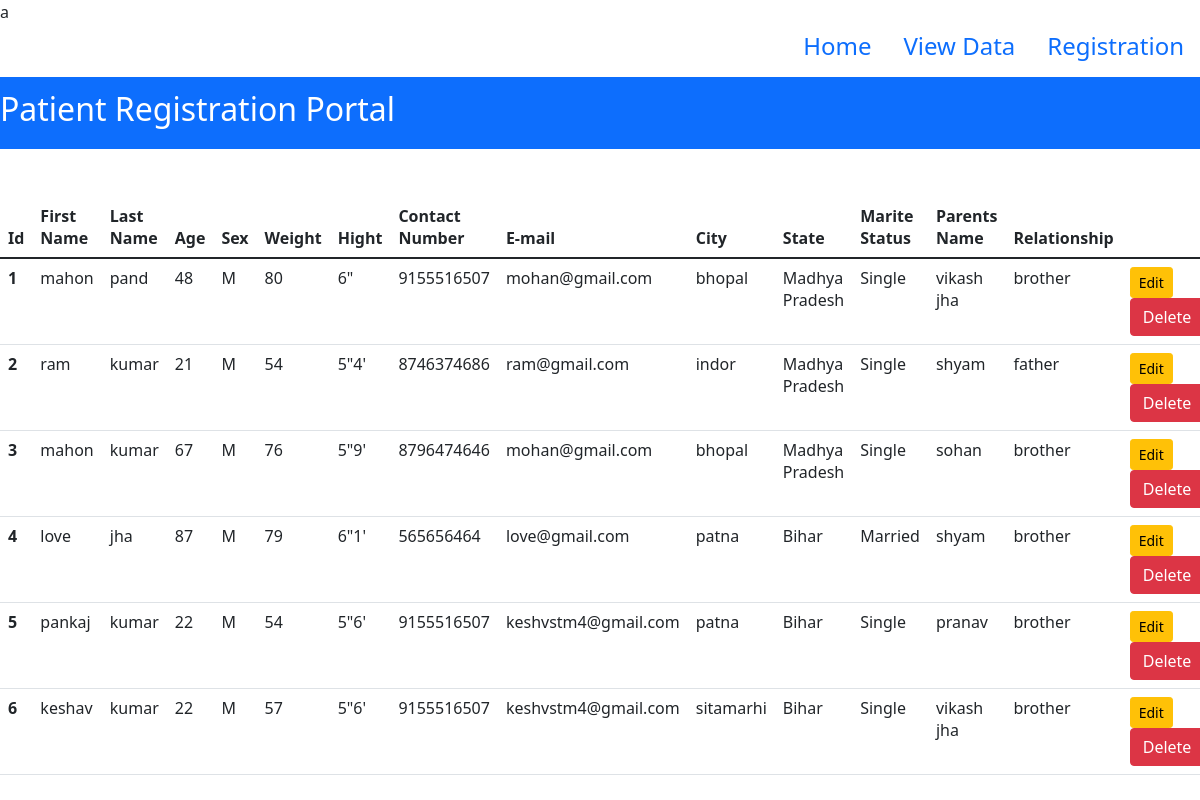
Page /showdata/ on the committed database.
### crud/models.py (models this page shows)
class PatientEnrollmentForm(models.Model):
    first_name = models.CharField(max_length=50)
    last_name = models.CharField(max_length=50)
    age=models.IntegerField()
    sex=models.CharField(max_length=5,choices=sex)
    weight=CharField(max_length=10)
    hight=CharField(max_length=15)
    contactNumber=models.CharField(max_length=12)
    email=models.EmailField()
    city=CharField(max_length=20)
    state=CharField(max_length=20,choices=state)
    maritalStatus=CharField(max_length=10,choices=maritalstatus)
    parentsName=CharField(max_length=30)
    relationship=CharField(max_length=30)

### crud/views.py (the view)
# urls.py: path('showdata/', views.showdata,name='showdata'),
def showdata(request):
    data = PatientEnrollmentForm.objects.all()
    return render(request,'crud/appointmentData.html',{'data':data})

### crud/templates/crud/appointmentData.html (shortened to what this page needs)
a{% extends 'crud/base.html' %}
{% block contant %}
<br><br>
<table class="table table-hover">
    <thead>
      <tr>
        <th scope="col">Id</th>
        <th scope="col">First Name</th>
        <th scope="col">Last Name </th>
        <th scope="col">Age</th>
        <th scope="col">Sex</th>
        <th scope="col">Weight</th>
        <th scope="col">Hight</th>
        <th scope="col">Contact Number</th>
        <th scope="col">E-mail</th>
        <th scope="col">City</th>
        <th scope="col">State</th>
        <th scope="col">Marite Status</th>
        <th scope="col">Parents Name</th>
        <th scope="col">Relationship</th>
      </tr>
    </thead>
    <tbody>
        {% for data in data %}
      <tr>
        <th scope="row">{{data.id}}</th>
        <td>{{data.first_name}}</td>
        <td>{{data.last_name}}</td>
        <td>{{data.age}}</td>
        <td>{{data.sex}}</td>
        <td>{{data.weight}}</td>
        <td>{{data.hight}}</td>
        <td>{{data.contactNumber}}</td>
        <td>{{data.email}}</td>
        <td>{{data.city}}</td>
        <td>{{data.state}}</td>
        <td>{{data.maritalStatus}}</td>
        <td>{{data.parentsName}}</td>
        <td>{{data.relationship}}</td>
        <td>
            <a href="{% url 'update' data.id %}" class='btn btn-warning btn-sm'>Edit</a>
            <form action ="{% url 'deletedata' data.id %}"
            method='post' class='d-inline'>{% csrf_token %}
            <input type="submit" class="btn btn-danger" value='Delete'
        </td>
        </tr>
     {% endfor %}
    </tbody>
  </table>
{% endblock contant %}

### crud/templates/crud/base.html (shortened to what this page needs)
<!doctype html>
<html lang="en">
  <head>
    <link href="https://cdn.jsdelivr.net/npm/bootstrap@5.1.3/dist/css/bootstrap.min.css" rel="stylesheet">
  </head>
  <body>
    <ul class="nav justify-content-end">
      <li class="nav-item">
        <a class="nav-link active" href="{% url 'home' %}"><h4>Home</h4></a>
      </li>
      <li class="nav-item">
        <a class="nav-link" href="{% url 'showdata' %}"><h4>View Data</h4></a>
      </li>
      <li class="nav-item">
        <a class="nav-link" href="{% url 'fillform' %}"><h4>Registration</h4></a>
      </li>
    </ul>
    <nav class="navbar navbar-expand-lg navbar-dark bg-primary">
      <a class="navbar-brand" href="#"><h2>  Patient Registration Portal</h2></a>
    </nav>
    {% block contant %} {% endblock %}
  </body>
</html>

### rows in the picture
PatientEnrollmentForm: id "1", first_name "mahon", last_name "pand", age "48", sex "M", weight "80", hight "6\"", contactNumber "9155516507", email "mohan@gmail.com", city "bhopal", state "Madhya Pradesh", maritalStatus "Single", parentsName "vikash jha", relationship "brother"
PatientEnrollmentForm: id "2", first_name "ram", last_name "kumar", age "21", sex "M", weight "54", hight "5\"4'", contactNumber "8746374686", email "ram@gmail.com", city "indor", state "Madhya Pradesh", maritalStatus "Single", parentsName "shyam", relationship "father"
PatientEnrollmentForm: id "3", first_name "mahon", last_name "kumar", age "67", sex "M", weight "76", hight "5\"9'", contactNumber "8796474646", email "mohan@gmail.com", city "bhopal", state "Madhya Pradesh", maritalStatus "Single", parentsName "sohan", relationship "brother"
PatientEnrollmentForm: id "4", first_name "love", last_name "jha", age "87", sex "M", weight "79", hight "6\"1'", contactNumber "565656464", email "love@gmail.com", city "patna", state "Bihar", maritalStatus "Married", parentsName "shyam", relationship "brother"
PatientEnrollmentForm: id "5", first_name "pankaj", last_name "kumar", age "22", sex "M", weight "54", hight "5\"6'", contactNumber "9155516507", email "keshvstm4@gmail.com", city "patna", state "Bihar", maritalStatus "Single", parentsName "pranav", relationship "brother"
PatientEnrollmentForm: id "6", first_name "keshav", last_name "kumar", age "22", sex "M", weight "57", hight "5\"6'", contactNumber "9155516507", email "keshvstm4@gmail.com", city "sitamarhi", state "Bihar", maritalStatus "Single", parentsName "vikash jha", relationship "brother"
